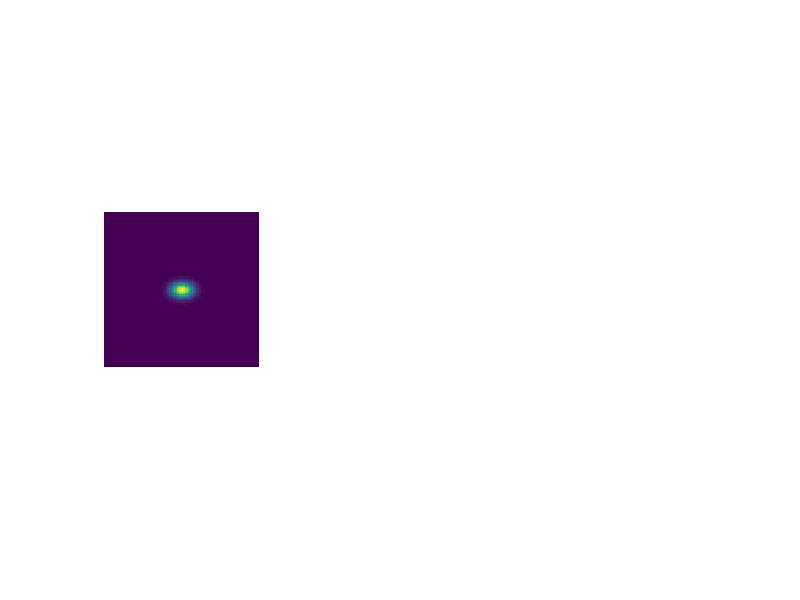

Recreate this plot in MATLAB. (Note: this script raises an error after producing the figure.)
function test5
% Test the function fastrotate with precomputation.
%
% Rotate a Gaussian 360 degrees and check we get back the same Gaussian.
% The error should be around 10^-13.
% This file cannot be a script since we use an inner function.
%
% Yoel Shkolnisky, January 2011.

% Even test
N=128;
runtest(N);
disp('Press any key to continue');
pause;

% Even test
N=129;
runtest(N);

% Run a test with an NxN image
function runtest(N)
c=N/2;
[X,Y]=meshgrid(0:N-1,0:N-1);
X=X-c;
Y=Y-c;
sigmax=N/20;
sigmay=N/30;
im=exp(-(X.^2/(2*sigmax.^2)+Y.^2/(2*sigmay.^2)));

subplot(1,3,1);
imagesc(im);
axis image;
axis off;

M=fastrotateprecomp(N,N,1);
rim=im;
for k=1:360;
    rim=fastrotate(rim,[],M);
    subplot(1,3,2);
    imagesc(rim);
    axis image;
    axis off;
    pause(0.01);
end

subplot(1,3,3);
imagesc(rim-im);
axis image;
axis off;
colorbar;
fprintf('err=%e\n',norm(rim(:)-im(:))/norm(im(:))); 
